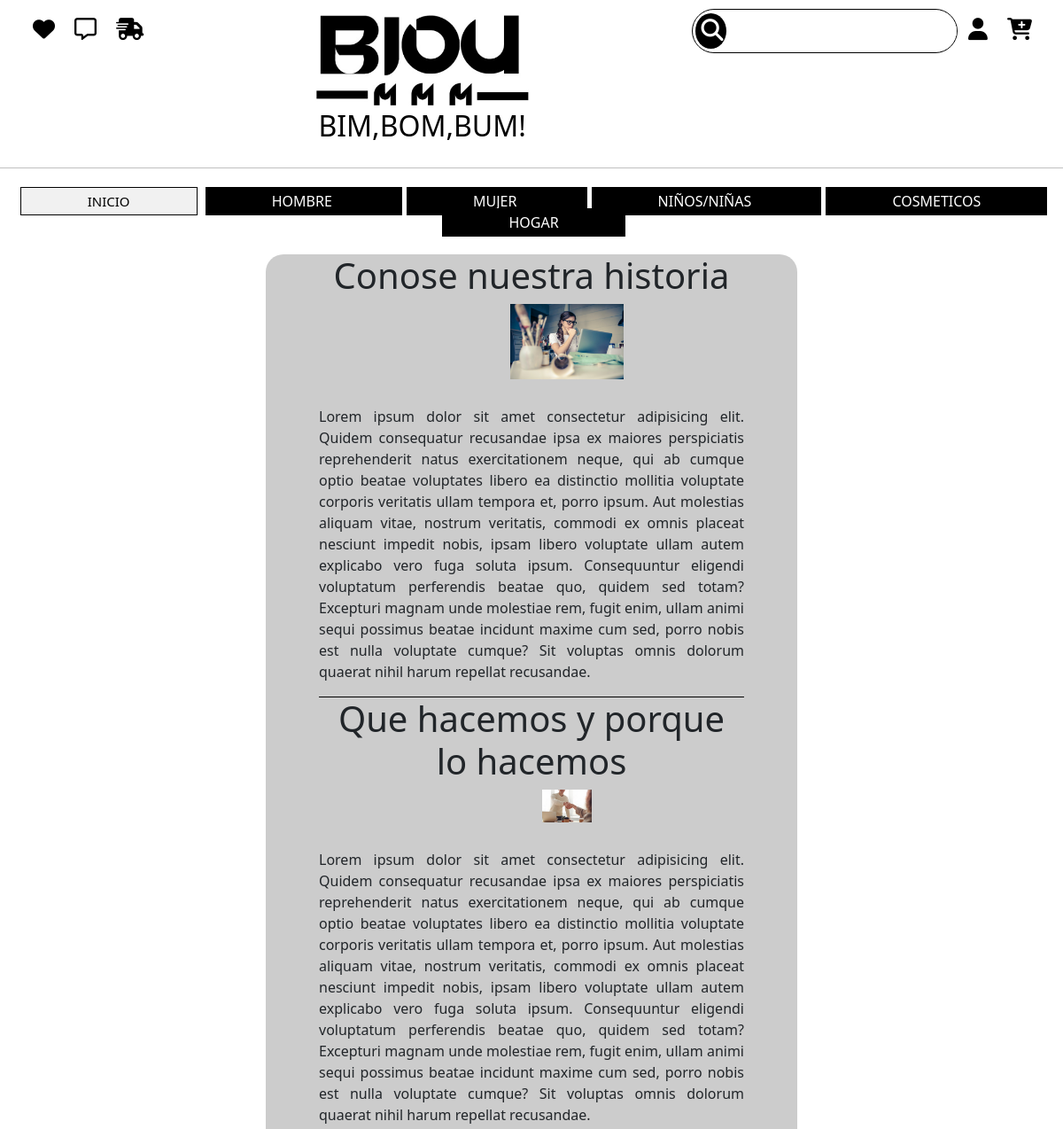
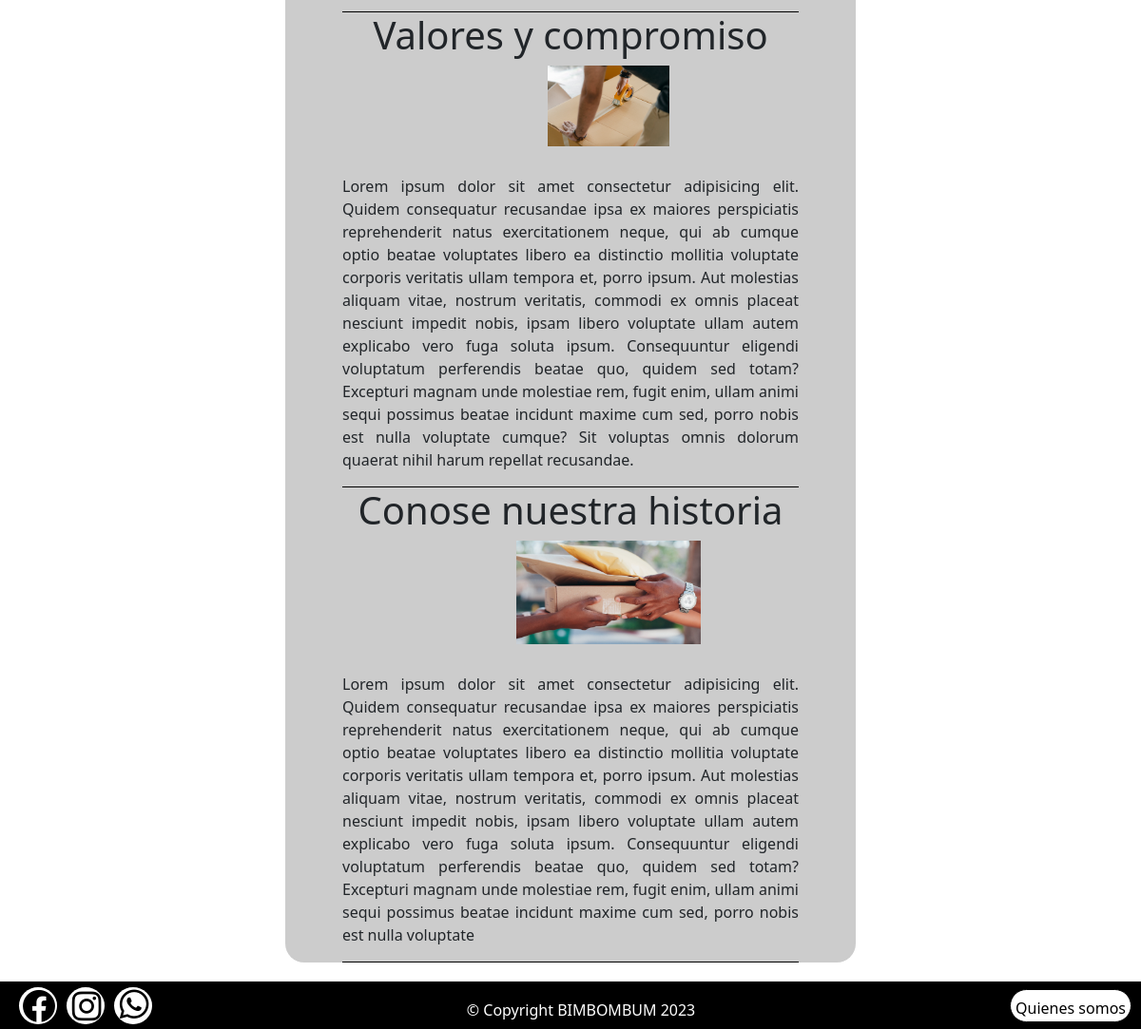
/usuario/quienes_somos/, run on the app's committed database (2 pictures, top to bottom).
### usuario/models.py (models this page shows, shortened)
class Categoria(models.Model):
    nombre = models.CharField(max_length=100)
    activo = models.BooleanField(default=True)

### usuario/views.py (the view)
# urls.py: path('quienes_somos/', views.quienes_somos_view.as_view(), name='quienes_somos'),
class quienes_somos_view(View):
    def get(self, request):
        return render(request, 'pantallas_usuarios/quienes_somos.html')

### usuario/context_processors.py (called while the page is built, shortened)
def categorias_disponibles(request):
    categorias = Categoria.objects.filter(activo=True)
    return{'categorias':categorias}

def barra_busqueda_context(request):
    query = request.GET.get('buscar', '').strip()
    productos_resultado = []
    print(productos_resultado)
    return {
        'buscar_query': query,
        'resultados_busqueda': productos_resultado
    }

### Template/pantallas_usuarios/quienes_somos.html
{% extends "app.html"%}
{% load static %}
{% block content %}
    <link rel="stylesheet" href="/static/quienes_somos.css">
   <section class="seccion-formacion">
        <div class="infromacion_empresa">
            <div class="tarjeta">
                <h1>Conose nuestra historia</h1>
                <div class="div-imagen">
                        <img src="/static/imagenes/recursos/pexels-andrea-piacquadio-941555.jpg" alt="Imagen de la empresa">
                </div>
                <P>
                    Lorem ipsum dolor sit amet consectetur adipisicing elit.
                    Quidem consequatur recusandae ipsa ex maiores perspiciatis
                    reprehenderit natus exercitationem neque, qui ab cumque optio
                    beatae voluptates libero ea distinctio mollitia voluptate corporis
                    veritatis ullam tempora et, porro ipsum. Aut molestias aliquam vitae,
                    nostrum veritatis, commodi ex omnis placeat nesciunt impedit nobis,
                    ipsam libero voluptate ullam autem explicabo vero fuga soluta ipsum.
                    Consequuntur eligendi voluptatum perferendis beatae quo, quidem sed
                    totam? Excepturi magnam unde molestiae rem, fugit enim, ullam animi sequi
                    possimus beatae incidunt maxime cum sed, porro nobis est nulla voluptate
                    cumque? Sit voluptas omnis dolorum quaerat nihil harum repellat recusandae.
                </P>
            </div>
            <div class="tarjeta">
                <h1>Que hacemos y porque lo hacemos</h1>
                <div class="div-imagen">
                        <img src="/static/imagenes/recursos/pexels-fauxels-3184465.jpg" alt="Imagen de la empresa">
                </div>
                <P>
                    Lorem ipsum dolor sit amet consectetur adipisicing elit.
                    Quidem consequatur recusandae ipsa ex maiores perspiciatis
                    reprehenderit natus exercitationem neque, qui ab cumque optio
                    beatae voluptates libero ea distinctio mollitia voluptate corporis
                    veritatis ullam tempora et, porro ipsum. Aut molestias aliquam vitae,
                    nostrum veritatis, commodi ex omnis placeat nesciunt impedit nobis,
                    ipsam libero voluptate ullam autem explicabo vero fuga soluta ipsum.
                    Consequuntur eligendi voluptatum perferendis beatae quo, quidem sed
                    totam? Excepturi magnam unde molestiae rem, fugit enim, ullam animi sequi
                    possimus beatae incidunt maxime cum sed, porro nobis est nulla voluptate
                    cumque? Sit voluptas omnis dolorum quaerat nihil harum repellat recusandae.
                </P>
            </div>
            <div class="tarjeta">
                <h1>Valores y compromiso</h1>
                <div class="div-imagen">
                        <img src="/static/imagenes/recursos/pexels-ketut-subiyanto-4246109.jpg" alt="Imagen de la empresa">
                </div>
                <P>
                    Lorem ipsum dolor sit amet consectetur adipisicing elit.
                    Quidem consequatur recusandae ipsa ex maiores perspiciatis
                    reprehenderit natus exercitationem neque, qui ab cumque optio
                    beatae voluptates libero ea distinctio mollitia voluptate corporis
                    veritatis ullam tempora et, porro ipsum. Aut molestias aliquam vitae,
                    nostrum veritatis, commodi ex omnis placeat nesciunt impedit nobis,
                    ipsam libero voluptate ullam autem explicabo vero fuga soluta ipsum.
                    Consequuntur eligendi voluptatum perferendis beatae quo, quidem sed
                    totam? Excepturi magnam unde molestiae rem, fugit enim, ullam animi sequi
                    possimus beatae incidunt maxime cum sed, porro nobis est nulla voluptate
                    cumque? Sit voluptas omnis dolorum quaerat nihil harum repellat recusandae.
                </P>
            </div>
            <div class="tarjeta">
                <h1>Conose nuestra historia</h1>
                <div class="div-imagen">
                        <img src="/static/imagenes/recursos/pexels-kindel-media-6869042.jpg" alt="Imagen de la empresa">
                </div>
                <P>
                    Lorem ipsum dolor sit amet consectetur adipisicing elit.
                    Quidem consequatur recusandae ipsa ex maiores perspiciatis
                    reprehenderit natus exercitationem neque, qui ab cumque optio
                    beatae voluptates libero ea distinctio mollitia voluptate corporis
                    veritatis ullam tempora et, porro ipsum. Aut molestias aliquam vitae,
                    nostrum veritatis, commodi ex omnis placeat nesciunt impedit nobis,
                    ipsam libero voluptate ullam autem explicabo vero fuga soluta ipsum.
                    Consequuntur eligendi voluptatum perferendis beatae quo, quidem sed
                    totam? Excepturi magnam unde molestiae rem, fugit enim, ullam animi sequi
                    possimus beatae incidunt maxime cum sed, porro nobis est nulla voluptate
                </P>
            </div>
        </div>
   </section>
{% endblock %}

### Template/cabecera.html (shortened to what this page needs)
{% load static %}
    <link rel="stylesheet" href="https://cdnjs.cloudflare.com/ajax/libs/font-awesome/6.4.0/css/all.min.css">
    <link rel="stylesheet" href="/static/cabecera.css">
    <div id="elederecha">
        <form action="{% url 'resultado_busqueda'%}" method="GET">
            <div class="buscador">
                <button class="boton_buscar" type="submit">
                    <i class="fa-solid fa-magnifying-glass"></i>
                </button>
                <input type="text" name="buscar" id="buscar" value="{{ request.GET.buscar}}" class="input_buscador">
            </div>
        </form>
            {% if user.is_authenticated %}
                <ul class="menu-horisontal">
                    <li>
                        <a href="">
                            <i class="fa-solid fa-user"></i>
                        </a>
                        <ul class="menu-vertical">
                            <li>
                                <a href="#">{{ user.nombre }}</a>
                            </li>
                            <li>
                                <a href="{% url 'logout' %}">Cerrar sesión</a>
                            </li>
                        </ul>
                    </li>
                </ul>
            {% else %}
                <ul class="menu-horisontal">
                    <li>
                        <a href="">
                            <i class="fa-solid fa-user"></i>
                        </a>
                    </li>
                </ul>
            {% endif%}
        <a href="{% url 'carrito'%}">
            <i class="fa-solid fa-cart-plus"></i>
        </a>
    </div>
    <div id="eleIzquierda">
        <a href="{% url 'lista_megusta'%}">
            <i class="fa-solid fa-heart"></i>
        <a href="{% url 'pantallaMensajes'%}">
            <i class="fa-regular fa-message"></i>
        </a>
        <a href="{%url 'estado_pedidos'%}">
            <i class="fa-solid fa-truck-fast"></i>
        </a>
    </div>
    <div id="logo" class="nombre">
        <a href="{% url 'cardprincipal'%}">
            <img class="logo" src="/static/logos/Blou mmm.jpeg" alt="logo">
            <h2 class="titulo">BIM,BOM,BUM!</h2>
        </a>
    </div>
<hr>
<nav class="nav_menu">
    <div class="navegacion">
        <a href="{% url 'cardprincipal'%}" class="{% if not categoria %}activo{% endif %}">INICIO</a>
        {% for cat in categorias %}
            <a href="{% url 'categoria' cat.id %}" class="{% if categoria.id == cat.id %}activo{% endif %} catego">
                {{ cat.nombre|upper }}
            </a>
        {% endfor%}
    </div>
</nav>
<br>

### static/app.css (style rules this page uses)
* { margin: 0; padding: 0; box-sizing: border-box; }
body { position: relative; padding-bottom: 50px; min-height: 100vh; }

### static/cabecera.css (style rules this page uses)
hr { color: #000000; }
a { text-decoration: none; }
#eleIzquierda { float: left; padding: 10px; text-decoration: none; margin-left: 15px; }
#elederecha { float: right; padding: 10px; margin-right: 15px; }
.nombre { display: grid; place-items: center; }
.logo { width: 250px; margin-top: 10px; }
hr { margin-top: 20px; }
.titulo { color: #000000; text-align: center; }
.navegacion a { margin-left: 5px; padding-left: 75px; padding-right: 75px; color: #ffffff; text-align: center; background-color: #000000; padding-top: 5px; transition: all 400ms ease; padding-bottom: 5px; }
.navegacion a.activo { border: 1px solid black; background-color: #cccccc46 ; color: #000000; font-size: 15px; }
.nav_menu { display: flex; text-align: center; align-items: center; justify-content: center; margin-top: 25px; }
#eleIzquierda a i { font-size: 25px; padding:10px; }
.menu-horisontal { list-style: none; justify-content: space-around; padding-left: 0; }
#elederecha { float: right; padding: 10px; margin-right: 15px; display: flex; }
#elederecha a i { font-size: 25px; padding:10px; }
a i { margin-left: 2px; font-size: 25px; color: #000000; float: left; }
.buscador { width: 300px; height: 50px; border-radius: 50px; border: 1px solid #000000; display: flex; align-items: center; }
.fa-magnifying-glass { font-size: 25px; margin-left: 3px; }
.input_buscador { width: 98%; height: 40px; border: none; border-radius: 50px; font-size: 25px; margin-left: 5px; }
.boton_buscar { border: none; background-color: #000; margin-left: 3px; border-radius: 50%; color: #fff; width: 40px; height: 40px; }

### static/quienes_somos.css (style rules this page uses)
.seccion-formacion { width: 50%; margin: auto; margin-bottom: 20px; text-align: center; }
.infromacion_empresa { background-color: #ccc; border-radius: 20px; }
.tarjeta { width: 80%; height: 500px; margin: auto; display: flex; justify-content: center; text-align: center; flex-direction: column; border-bottom: 1px solid black; }
.tarjeta p { text-align: justify; }
.div-imagen { width: 500px; height: 500px; display: flex; justify-content: center; text-align: center; overflow: hidden; margin-left: 30px; margin-bottom: 30px; }

### static/pie.css (style rules this page uses)
a { margin-bottom: 0; text-decoration: none; color: black; }

### data on the page
Categoria: nombre "HOMBRE"
Categoria: nombre "MUJER"
Categoria: nombre "NIÑOS/NIÑAS"
Categoria: nombre "COSMETICOS"
Categoria: nombre "HOGAR"
